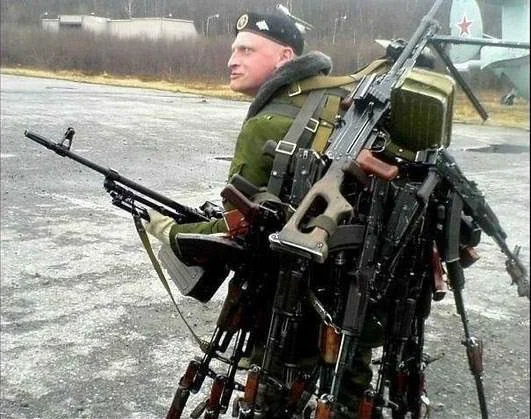
#> input picture backend/uploads/1780044919_v6ox2910i8te1.png, 531 x 419 px, found by its file name
$ python test_jacket_pixels.py
#> lines starting #> are read from the running program, lines starting #| are printed output that depends on the picture
import cv2
import numpy as np
import os

def inspect_jacket(path):
    img = cv2.imread(path)
#> img is the input picture: shape (419, 531, 3); mean B, G, R 121.5, 128.4, 127.9
    if img is None:
        return
    gray = cv2.cvtColor(img, cv2.COLOR_BGR2GRAY)
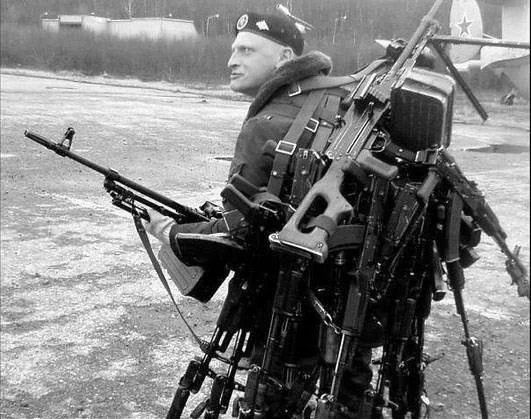
#> gray: shape (419, 531); min 0, max 255, mean 127.5

    # Jacket region in the front (approx x=220 to 280, y=200 to 300)
    jacket_roi = gray[200:300, 220:280]
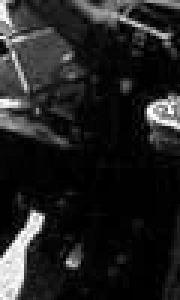
#> jacket_roi: shape (100, 60) (shown 3 times larger); min 0, max 255, mean 34.1
    print(f"Jacket Grayscale: Min={np.min(jacket_roi)}, Max={np.max(jacket_roi)}, Avg={np.mean(jacket_roi):.1f}")
#| Jacket Grayscale: Min=0, Max=255, Avg=34.1

uploads_dir = r"C:\Users\DEEPAK\.gemini\antigravity\scratch\privacy-guard-x\backend\uploads"
img_soldier = os.path.join(uploads_dir, "1780044919_v6ox2910i8te1.png")
inspect_jacket(img_soldier)
